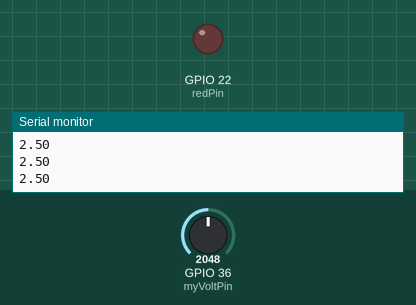
Recording of a sketch running on a simulated ESP32. Shown: output pins drawn as LEDs (lit = HIGH), the last lines printed to the serial monitor. The inputs (shaded band) are chosen by the test bench; at power-on: GPIO 36 (myVoltPin) = 2048.

Above: at 1.2 s.
1.3 s: GPIO 36 (myVoltPin) set to 2424
2.8 s: GPIO 36 (myVoltPin) set to 2490
At 3.4 s:
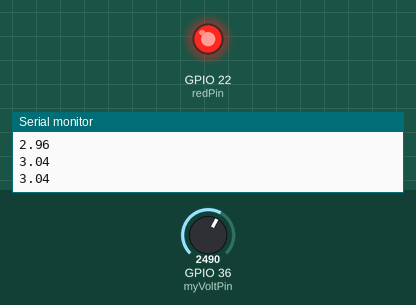
4.5 s: GPIO 36 (myVoltPin) set to 2047
At 5.3 s:
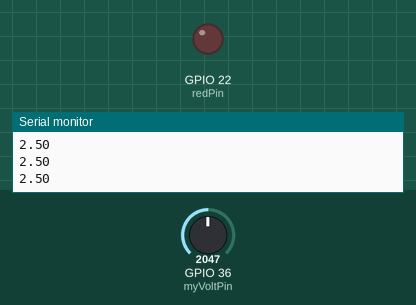
6.1 s: GPIO 36 (myVoltPin) set to 2866
At 7.2 s:
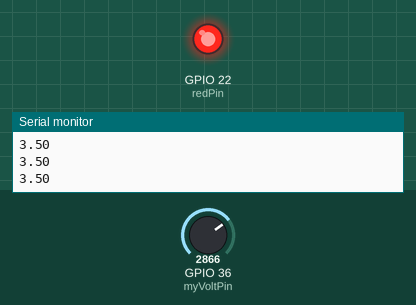
Timing chart, 0 to 8.8 s (numbered marks = the images above; inputs shaded):
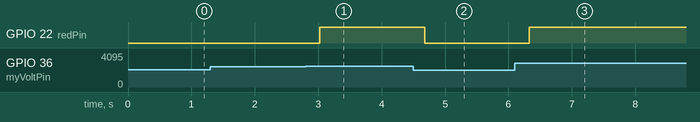

The sketch:

led_control.ino
```cpp
int myVoltPin = 36;
int readVal;
float V2;
int waitTime = 275;
int  redPin = 22;


void setup() {
Serial.begin (9600);
pinMode (myVoltPin, INPUT);
pinMode (redPin, OUTPUT);

}

void loop() {
readVal = analogRead (myVoltPin);
V2 = (5./4095.) * readVal;
Serial.println (V2);
if (V2>3.0) digitalWrite(redPin, HIGH);
else digitalWrite(redPin, LOW);
delay(waitTime);
}
```

Measured:
- the behaviour switches between 2457 and 2458 on GPIO 36 (myVoltPin) (found by bisection; images 0 and 1)
- after the input at 2.8 s, GPIO 22 (redPin): LOW → HIGH after 0.23 s
- after the input at 4.5 s, GPIO 22 (redPin): HIGH → LOW after 0.18 s
- after the input at 6.1 s, GPIO 22 (redPin): LOW → HIGH after 0.23 s
